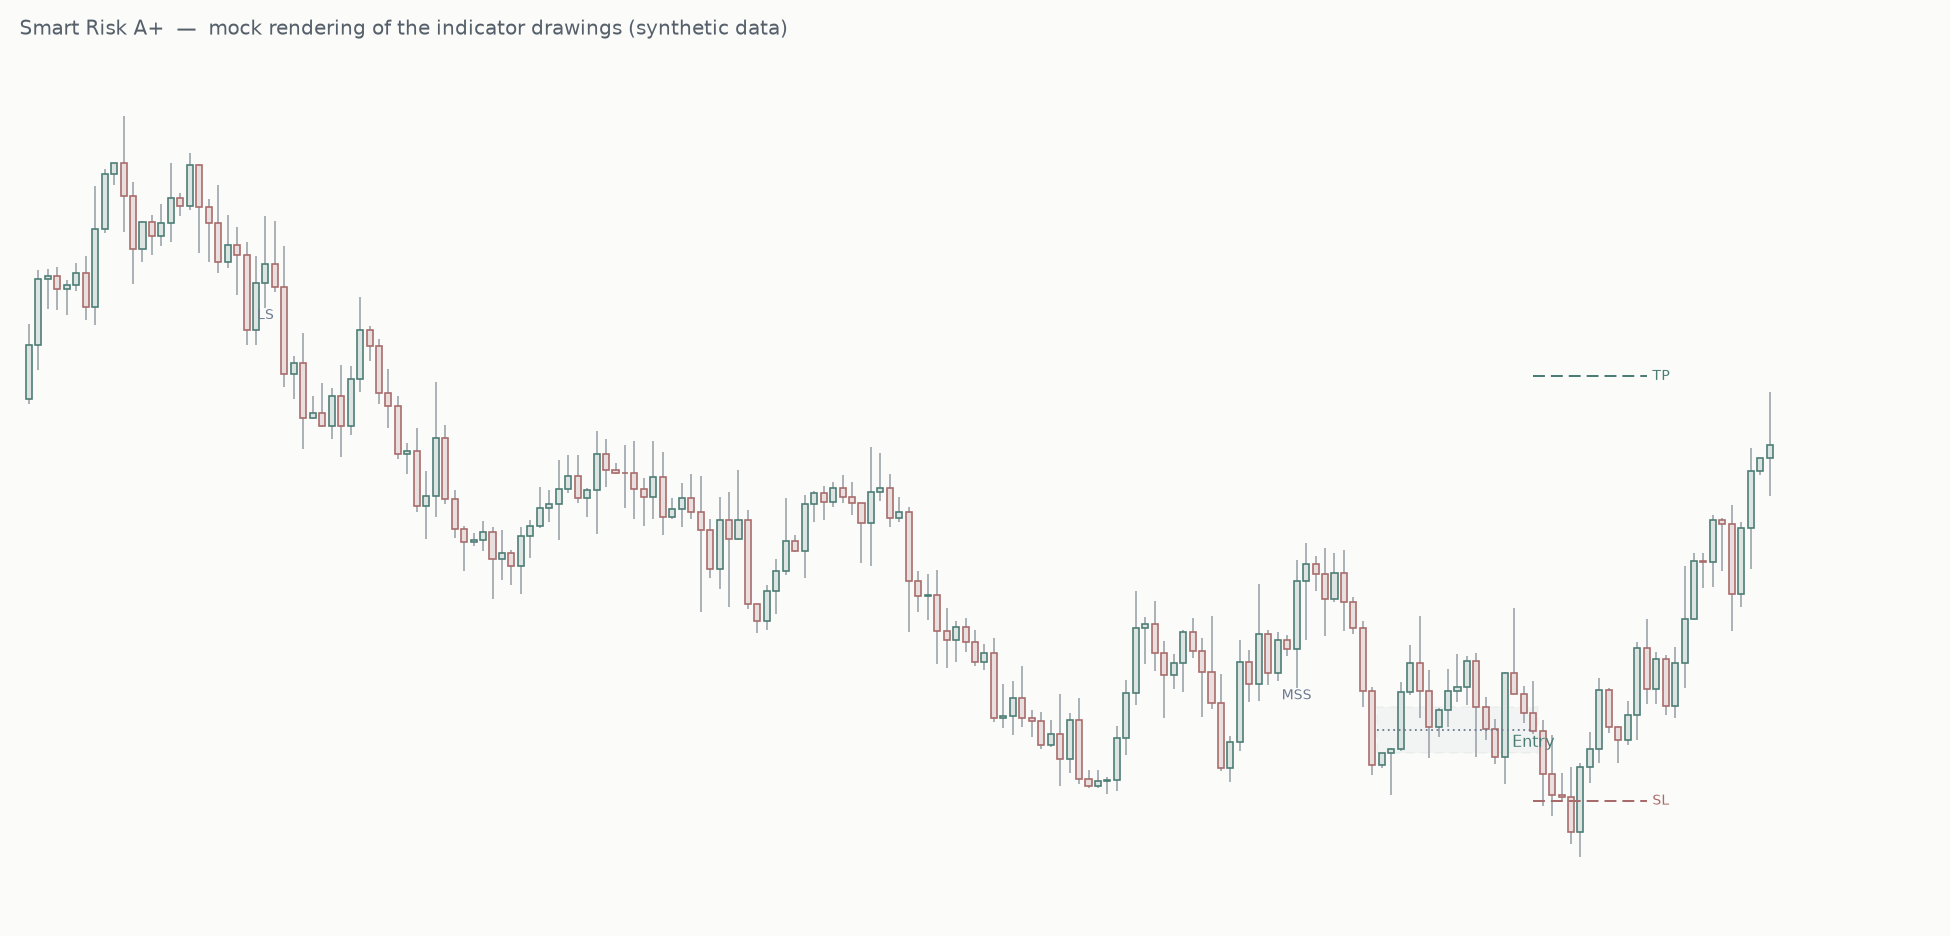

Write the Python code that produced this figure.
"""
Dev-only: renders a MOCK of what the SmartRiskAPlus indicator draws.
Runs the same state machine over synthetic 5m data, picks a clean with-trend long
setup and paints the candles + IFVG box + CE line + TP/SL lines + labels so the
styling and geometry can be eyeballed. (Not a TradingView screenshot.)
"""
import numpy as np
import matplotlib
matplotlib.use("Agg")
import matplotlib.pyplot as plt
from matplotlib.patches import Rectangle

LTF_PER_HTF = 12
SWING, CONFIRM, LTFSW = 10, 2, 5
DISP, SLBUF, RRW, RRA = 0.5, 0.10, 5.0, 3.0
FWD = 12

C_BULL, C_BEAR, C_NEUT = "#4A7C74", "#A86A6A", "#6B7A8F"
C_TP, C_SL = "#4A7C74", "#A86A6A"


def rma(x, n):
    a = 1.0 / n
    out, acc = np.empty_like(x), x[0]
    for i, v in enumerate(x):
        acc = (v - acc) * a + acc
        out[i] = acc
    return out


def pivothigh(src, L, R):
    out = np.full(len(src), np.nan)
    for i in range(L + R, len(src)):
        w, p = src[i - L - R:i + 1], src[i - R]
        if p == w.max() and (w == p).sum() == 1:
            out[i] = p
    return out


def pivotlow(src, L, R):
    out = np.full(len(src), np.nan)
    for i in range(L + R, len(src)):
        w, p = src[i - L - R:i + 1], src[i - R]
        if p == w.min() and (w == p).sum() == 1:
            out[i] = p
    return out


def build(seed, N_HTF=3000):
    rng = np.random.default_rng(seed)
    N = N_HTF * LTF_PER_HTF
    step = rng.normal(0, 0.0009, N) + 0.00003 * np.sin(np.arange(N) / 1400.0)
    c = 100 * np.exp(np.cumsum(step))
    o = np.concatenate([[100.0], c[:-1]])
    h = np.maximum(o, c) * (1 + np.abs(rng.normal(0, 0.0006, N)))
    l = np.minimum(o, c) * (1 - np.abs(rng.normal(0, 0.0006, N)))
    return N_HTF, N, o, h, l, c


def run(N_HTF, N, o, h, l, c):
    hH = h.reshape(N_HTF, LTF_PER_HTF).max(axis=1)
    hL = l.reshape(N_HTF, LTF_PER_HTF).min(axis=1)
    hO = o.reshape(N_HTF, LTF_PER_HTF)[:, 0]
    hC = c.reshape(N_HTF, LTF_PER_HTF)[:, -1]
    prev = np.concatenate([[c[0]], c[:-1]])
    tr = np.maximum(h - l, np.maximum(np.abs(h - prev), np.abs(l - prev)))
    atr = rma(tr, 14)
    ph, pl = pivothigh(h, LTFSW, LTFSW), pivotlow(l, LTFSW, LTFSW)
    htfUp = hC > rma(hC, 200)

    hArr, lArr, htfSH, htfSL = [], [], None, None
    pendDir, pendLvl, pendWick, pendCnt = 0, None, None, 0
    LS = {}
    for hb in range(N_HTF):
        ltf_bar = hb * LTF_PER_HTF + LTF_PER_HTF - 1
        hArr.append(hH[hb]); lArr.append(hL[hb])
        if len(hArr) > 2 * SWING + 5:
            hArr.pop(0); lArr.pop(0)
        idx = len(hArr) - 1 - SWING
        if idx >= SWING:
            if hArr[idx] == max(hArr[idx - SWING:idx + SWING + 1]):
                htfSH = hArr[idx]
            if lArr[idx] == min(lArr[idx - SWING:idx + SWING + 1]):
                htfSL = lArr[idx]
        if pendDir != 0:
            rev = (hC[hb] > hO[hb]) if pendDir == 1 else (hC[hb] < hO[hb])
            ins = ((hC[hb] > pendLvl and hL[hb] >= pendWick) if pendDir == 1
                   else (hC[hb] < pendLvl and hH[hb] <= pendWick))
            if (rev and ins) if pendCnt == 0 else ins:
                pendCnt += 1
                if pendCnt >= CONFIRM:
                    LS[ltf_bar] = pendDir
                    pendDir, pendCnt = 0, 0
            else:
                pendDir, pendCnt = 0, 0
        if htfSL is not None and hL[hb] < htfSL and hC[hb] > htfSL:
            pendDir, pendLvl, pendWick, pendCnt = 1, htfSL, hL[hb], 0
        elif htfSH is not None and hH[hb] > htfSH and hC[hb] < htfSH:
            pendDir, pendLvl, pendWick, pendCnt = -1, htfSH, hH[hb], 0

    stDir = stStage = 0
    lsBar = extLow = extHigh = slLvl = mssRef = None
    zgTop = zgBot = zgBar = ceLvl = None
    lastPH = lastPHBar = lastPL = lastPLBar = None
    ev = {"ls": [], "mss": [], "ifvg": [], "entry": []}
    for i in range(2, N):
        if i in LS:
            stDir, stStage = LS[i], 1
            lsBar = i
            extLow, extHigh = l[i], h[i]
            zgTop = zgBot = zgBar = ceLvl = mssRef = None
            ev["ls"].append((i, LS[i]))
        if stStage >= 1:
            extLow = min(extLow, l[i]); extHigh = max(extHigh, h[i])
        if not np.isnan(ph[i]):
            lastPH, lastPHBar = ph[i], i - LTFSW
        if not np.isnan(pl[i]):
            lastPL, lastPLBar = pl[i], i - LTFSW
        if stStage >= 2 and mssRef is not None:
            if (c[i] < mssRef) if stDir == 1 else (c[i] > mssRef):
                zgTop = zgBot = zgBar = ceLvl = mssRef = None
                stStage = 1
                extLow, extHigh = l[i], h[i]
        if stStage == 1:
            if (stDir == 1 and lastPH is not None and lastPHBar > lsBar and c[i] > lastPH and c[i - 1] <= lastPH):
                slLvl, mssRef, stStage = extLow - SLBUF * atr[i], extLow, 2
                zgTop = zgBot = zgBar = None
                ev["mss"].append((i, 1))
            elif (stDir == -1 and lastPL is not None and lastPLBar > lsBar and c[i] < lastPL and c[i - 1] >= lastPL):
                slLvl, mssRef, stStage = extHigh + SLBUF * atr[i], extHigh, 2
                zgTop = zgBot = zgBar = None
                ev["mss"].append((i, -1))
        body = abs(c[i] - o[i])
        if stStage == 2:
            if stDir == 1:
                if h[i] < l[i - 2]:
                    zgTop, zgBot, zgBar = l[i - 2], h[i], i
                if (zgTop is not None and zgBar is not None and i > zgBar and c[i] > zgTop
                        and l[i] <= zgBot and body >= DISP * atr[i] and c[i] > o[i]):
                    stStage, ceLvl = 3, (zgTop + zgBot) / 2.0
                    ev["ifvg"].append((zgBar, zgTop, zgBot))
            else:
                if l[i] > h[i - 2]:
                    zgTop, zgBot, zgBar = l[i], h[i - 2], i
                if (zgBot is not None and zgBar is not None and i > zgBar and c[i] < zgBot
                        and h[i] >= zgTop and body >= DISP * atr[i] and c[i] < o[i]):
                    stStage, ceLvl = 3, (zgTop + zgBot) / 2.0
                    ev["ifvg"].append((zgBar, zgTop, zgBot))
        if stStage in (3, 4):
            invalid = (c[i] < zgBot) if stDir == 1 else (c[i] > zgTop)
            if invalid:
                zgTop = zgBot = zgBar = ceLvl = None
                stStage = 2
            elif stStage == 3:
                if (l[i] > zgTop) if stDir == 1 else (h[i] < zgBot):
                    stStage = 4
            elif (l[i] <= ceLvl <= h[i]
                  and ((slLvl < ceLvl) if stDir == 1 else (slLvl > ceLvl))):
                risk = max(abs(ceLvl - slLvl), 1e-9)
                wt = (stDir == 1 and htfUp[i // LTF_PER_HTF]) or (stDir == -1 and not htfUp[i // LTF_PER_HTF])
                tp = ceLvl + stDir * risk * (RRW if wt else RRA)
                ev["entry"].append(dict(bar=i, dir=stDir, ce=ceLvl, sl=slLvl, tp=tp, rr=(RRW if wt else RRA),
                                        lsBar=lsBar, zgBar=zgBar, zgTop=zgTop, zgBot=zgBot))
                stStage, stDir = 0, 0
    return ev


# ---------------- pick a clean with-trend long setup ----------------
found = None
for seed in range(1, 40):
    N_HTF, N, o, h, l, c = build(seed)
    ev = run(N_HTF, N, o, h, l, c)
    for e in ev["entry"]:
        if e["dir"] != 1:
            continue
        span = e["bar"] - e["lsBar"]
        risk = (e["ce"] - e["sl"]) / e["ce"] * 100
        if 30 <= span <= 160 and 0.15 <= risk <= 0.8 and e["rr"] == RRW:
            found = (seed, N, o, h, l, c, ev, e)
            break
    if found:
        break

if not found:
    raise SystemExit("no suitable setup found")

seed, N, o, h, l, c, ev, e = found
lo = max(0, e["lsBar"] - 25)
hi = min(N, e["bar"] + 26)
xs = np.arange(lo, hi)

fig, ax = plt.subplots(figsize=(15, 7.2), dpi=130)
fig.patch.set_facecolor("#FBFBF9")
ax.set_facecolor("#FBFBF9")

# candles
for i in xs:
    up = c[i] >= o[i]
    body_lo, body_hi = min(o[i], c[i]), max(o[i], c[i])
    ax.plot([i, i], [l[i], h[i]], color="#9AA3AA", lw=0.9, zorder=2, solid_capstyle="butt")
    ax.add_patch(Rectangle((i - 0.32, body_lo), 0.64, max(body_hi - body_lo, 1e-6),
                           facecolor="#DCE5E1" if up else "#EADFDF",
                           edgecolor=C_BULL if up else C_BEAR, lw=0.9, zorder=3))

# IFVG box: 95% transparent fill + thin dashed border
ax.add_patch(Rectangle((e["zgBar"] - 0.5, e["zgBot"]), (e["bar"] - e["zgBar"] + 1),
                       e["zgTop"] - e["zgBot"], facecolor=C_BULL, alpha=0.05,
                       edgecolor=C_BULL, lw=1.0, ls=(0, (5, 3)), zorder=1))

# 50% CE line (thin, dotted), price leaves the zone and taps it
ax.plot([e["zgBar"] - 0.5, e["bar"]], [e["ce"], e["ce"]], color=C_NEUT, lw=1.0, ls=(0, (1, 2)), zorder=4)

# SL / TP: short dashed lines to the right + tiny text past the candles
ax.plot([e["bar"], e["bar"] + FWD], [e["sl"], e["sl"]], color=C_SL, lw=1.1, ls=(0, (6, 3)), zorder=4)
ax.plot([e["bar"], e["bar"] + FWD], [e["tp"], e["tp"]], color=C_TP, lw=1.1, ls=(0, (6, 3)), zorder=4)
ax.text(e["bar"] + FWD + 0.6, e["sl"], "SL", color=C_SL, fontsize=8, va="center")
ax.text(e["bar"] + FWD + 0.6, e["tp"], "TP", color=C_TP, fontsize=8, va="center")

# labels: style_none text kept clear of the wicks
for (b, d) in ev["ls"]:
    if lo <= b <= hi:
        ax.text(b, l[b] if d == 1 else h[b], "LS", color=C_NEUT, fontsize=8,
                ha="center", va="top" if d == 1 else "bottom")
for (b, d) in ev["mss"]:
    if lo <= b <= hi:
        ax.text(b, l[b] if d == 1 else h[b], "MSS", color=C_NEUT, fontsize=8,
                ha="center", va="top" if d == 1 else "bottom")
ax.text(e["bar"], l[e["bar"]], "Entry", color=C_BULL, fontsize=9, ha="center", va="top")

ax.set_xlim(lo - 1, hi + FWD + 4)
pad = (max(h[xs]) - min(l[xs])) * 0.08
ax.set_ylim(min(l[xs]) - pad, max(h[xs]) + pad)
ax.set_xticks([])
ax.set_yticks([])
for s in ("top", "right", "left", "bottom"):
    ax.spines[s].set_visible(False)
ax.set_title("Smart Risk A+  —  mock rendering of the indicator drawings (synthetic data)",
             color="#55606B", fontsize=11, loc="left", pad=12)
plt.tight_layout()
plt.savefig("/home/user/vjk_18/dev/preview.png", facecolor=fig.get_facecolor())
print("setup:", {k: (round(v, 5) if isinstance(v, float) else v) for k, v in e.items()})
print("saved dev/preview.png")
